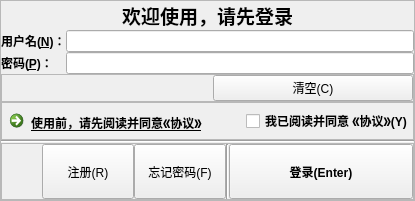
       <widget class="QWidget" name="tab_Login">
        <attribute name="title">
         <string>登录</string>
        </attribute>
        <layout class="QVBoxLayout" name="verticalLayout_3">
         <property name="spacing">
          <number>0</number>
         </property>
         <property name="leftMargin">
          <number>0</number>
         </property>
         <property name="topMargin">
          <number>0</number>
         </property>
         <property name="rightMargin">
          <number>0</number>
         </property>
         <property name="bottomMargin">
          <number>0</number>
         </property>
         <item>
          <widget class="QFrame" name="frame_Login">
           <property name="frameShape">
            <enum>QFrame::StyledPanel</enum>
           </property>
           <property name="frameShadow">
            <enum>QFrame::Raised</enum>
           </property>
           <layout class="QVBoxLayout" name="verticalLayout_2">
            <property name="spacing">
             <number>0</number>
            </property>
            <property name="leftMargin">
             <number>0</number>
            </property>
            <property name="topMargin">
             <number>0</number>
            </property>
            <property name="rightMargin">
             <number>0</number>
            </property>
            <property name="bottomMargin">
             <number>0</number>
            </property>
            <item>
             <layout class="QVBoxLayout" name="verticalLayout">
              <property name="spacing">
               <number>0</number>
              </property>
              <item>
               <widget class="QLabel" name="label_welcome">
                <property name="sizePolicy">
                 <sizepolicy hsizetype="Preferred" vsizetype="Minimum">
                  <horstretch>0</horstretch>
                  <verstretch>0</verstretch>
                 </sizepolicy>
                </property>
                <property name="maximumSize">
                 <size>
                  <width>16777215</width>
                  <height>50</height>
                 </size>
                </property>
                <property name="font">
                 <font>
                  <pointsize>14</pointsize>
                  <bold>true</bold>
                 </font>
                </property>
                <property name="text">
                 <string>欢迎使用，请先登录</string>
                </property>
                <property name="alignment">
                 <set>Qt::AlignHCenter|Qt::AlignTop</set>
                </property>
               </widget>
              </item>
              <item>
               <widget class="QFrame" name="username_and_password">
                <property name="maximumSize">
                 <size>
                  <width>16777215</width>
                  <height>200</height>
                 </size>
                </property>
                <layout class="QGridLayout" name="gridLayout_3">
                 <property name="leftMargin">
                  <number>0</number>
                 </property>
                 <property name="topMargin">
                  <number>0</number>
                 </property>
                 <property name="rightMargin">
                  <number>0</number>
                 </property>
                 <property name="bottomMargin">
                  <number>0</number>
                 </property>
                 <property name="spacing">
                  <number>0</number>
                 </property>
                 <item row="0" column="0">
                  <widget class="QLabel" name="label_username">
                   <property name="font">
                    <font>
                     <bold>true</bold>
                    </font>
                   </property>
                   <property name="text">
                    <string>用户名(&amp;N)：</string>
                   </property>
                   <property name="alignment">
                    <set>Qt::AlignLeading|Qt::AlignLeft|Qt::AlignVCenter</set>
                   </property>
                   <property name="buddy">
                    <cstring>lineEdit_username</cstring>
                   </property>
                  </widget>
                 </item>
                 <item row="0" column="1">
                  <widget class="QLineEdit" name="lineEdit_username"/>
                 </item>
                 <item row="1" column="0">
                  <widget class="QLabel" name="label_password">
                   <property name="font">
                    <font>
                     <bold>true</bold>
                    </font>
                   </property>
                   <property name="text">
                    <string>密码(&amp;P)：</string>
                   </property>
                   <property name="alignment">
                    <set>Qt::AlignLeading|Qt::AlignLeft|Qt::AlignVCenter</set>
                   </property>
                   <property name="buddy">
                    <cstring>lineEdit_password</cstring>
                   </property>
                  </widget>
                 </item>
                 <item row="1" column="1">
                  <widget class="QLineEdit" name="lineEdit_password">
                   <property name="alignment">
                    <set>Qt::AlignLeading|Qt::AlignLeft|Qt::AlignVCenter</set>
                   </property>
                  </widget>
                 </item>
                </layout>
               </widget>
              </item>
              <item>
               <widget class="QFrame" name="frame">
                <property name="sizePolicy">
                 <sizepolicy hsizetype="Preferred" vsizetype="Preferred">
                  <horstretch>0</horstretch>
                  <verstretch>0</verstretch>
                 </sizepolicy>
                </property>
                <property name="maximumSize">
                 <size>
                  <width>16777215</width>
                  <height>100</height>
                 </size>
                </property>
                <property name="frameShape">
                 <enum>QFrame::StyledPanel</enum>
                </property>
                <property name="frameShadow">
                 <enum>QFrame::Raised</enum>
                </property>
                <layout class="QHBoxLayout" name="horizontalLayout_3">
                 <property name="spacing">
                  <number>0</number>
                 </property>
                 <property name="leftMargin">
                  <number>0</number>
                 </property>
                 <property name="topMargin">
                  <number>0</number>
                 </property>
                 <property name="rightMargin">
                  <number>0</number>
                 </property>
                 <property name="bottomMargin">
                  <number>0</number>
                 </property>
                 <item>
                  <spacer name="horizontalSpacer_2">
                   <property name="orientation">
                    <enum>Qt::Horizontal</enum>
                   </property>
                   <property name="sizeHint" stdset="0">
                    <size>
                     <width>40</width>
                     <height>20</height>
                    </size>
                   </property>
                  </spacer>
                 </item>
                 <item>
                  <widget class="QPushButton" name="pushButton_clear_username_and_password">
                   <property name="sizePolicy">
                    <sizepolicy hsizetype="Expanding" vsizetype="Expanding">
                     <horstretch>0</horstretch>
                     <verstretch>1</verstretch>
                    </sizepolicy>
                   </property>
                   <property name="maximumSize">
                    <size>
                     <width>200</width>
                     <height>50</height>
                    </size>
                   </property>
                   <property name="text">
                    <string>清空(C)</string>
                   </property>
                   <property name="shortcut">
                    <string>Alt+C</string>
                   </property>
                  </widget>
                 </item>
                </layout>
               </widget>
              </item>
              <item>
               <widget class="QFrame" name="frame_agreement">
                <property name="sizePolicy">
                 <sizepolicy hsizetype="Minimum" vsizetype="Minimum">
                  <horstretch>0</horstretch>
                  <verstretch>0</verstretch>
                 </sizepolicy>
                </property>
                <property name="maximumSize">
                 <size>
                  <width>16777215</width>
                  <height>50</height>
                 </size>
                </property>
                <property name="frameShape">
                 <enum>QFrame::StyledPanel</enum>
                </property>
                <property name="frameShadow">
                 <enum>QFrame::Raised</enum>
                </property>
                <layout class="QHBoxLayout" name="horizontalLayout">
                 <property name="spacing">
                  <number>0</number>
                 </property>
                 <property name="leftMargin">
                  <number>0</number>
                 </property>
                 <property name="topMargin">
                  <number>0</number>
                 </property>
                 <property name="rightMargin">
                  <number>0</number>
                 </property>
                 <property name="bottomMargin">
                  <number>0</number>
                 </property>
                 <item>
                  <widget class="QCommandLinkButton" name="commandLinkButton_goto_read_agreement">
                   <property name="sizePolicy">
                    <sizepolicy hsizetype="Minimum" vsizetype="Minimum">
                     <horstretch>0</horstretch>
                     <verstretch>0</verstretch>
                    </sizepolicy>
                   </property>
                   <property name="maximumSize">
                    <size>
                     <width>16777215</width>
                     <height>16777215</height>
                    </size>
                   </property>
                   <property name="font">
                    <font>
                     <family>Segoe UI</family>
                     <underline>true</underline>
                    </font>
                   </property>
                   <property name="layoutDirection">
                    <enum>Qt::LeftToRight</enum>
                   </property>
                   <property name="text">
                    <string>使用前，请先阅读并同意《协议》</string>
                   </property>
                   <property name="iconSize">
                    <size>
                     <width>16</width>
                     <height>20</height>
                    </size>
                   </property>
                  </widget>
                 </item>
                 <item>
                  <spacer name="horizontalSpacer_3">
                   <property name="orientation">
                    <enum>Qt::Horizontal</enum>
                   </property>
                   <property name="sizeHint" stdset="0">
                    <size>
                     <width>40</width>
                     <height>20</height>
                    </size>
                   </property>
                  </spacer>
                 </item>
                 <item>
                  <widget class="QCheckBox" name="checkBox_agree_agreement">
                   <property name="font">
                    <font>
                     <bold>true</bold>
                    </font>
                   </property>
                   <property name="text">
                    <string>我已阅读并同意 《协议》(Y)</string>
                   </property>
                   <property name="shortcut">
                    <string>Alt+Y</string>
                   </property>
                  </widget>
                 </item>
                </layout>
               </widget>
              </item>
              <item>
               <widget class="Line" name="line">
                <property name="orientation">
                 <enum>Qt::Horizontal</enum>
                </property>
               </widget>
              </item>
              <item>
               <widget class="QFrame" name="frame_buttons">
                <property name="sizePolicy">
                 <sizepolicy hsizetype="Preferred" vsizetype="Expanding">
                  <horstretch>0</horstretch>
                  <verstretch>2</verstretch>
                 </sizepolicy>
                </property>
                <property name="maximumSize">
                 <size>
                  <width>16777215</width>
                  <height>100</height>
                 </size>
                </property>
                <property name="frameShape">
                 <enum>QFrame::StyledPanel</enum>
                </property>
                <property name="frameShadow">
                 <enum>QFrame::Raised</enum>
                </property>
                <layout class="QHBoxLayout" name="horizontalLayout_2">
                 <property name="spacing">
                  <number>0</number>
                 </property>
                 <property name="leftMargin">
                  <number>0</number>
                 </property>
                 <property name="topMargin">
                  <number>0</number>
                 </property>
                 <property name="rightMargin">
                  <number>0</number>
                 </property>
                 <property name="bottomMargin">
                  <number>0</number>
                 </property>
                 <item>
                  <spacer name="horizontalSpacer">
                   <property name="orientation">
                    <enum>Qt::Horizontal</enum>
                   </property>
                   <property name="sizeHint" stdset="0">
                    <size>
                     <width>40</width>
                     <height>20</height>
                    </size>
                   </property>
                  </spacer>
                 </item>
                 <item>
                  <widget class="QPushButton" name="pushButton_goto_registration">
                   <property name="sizePolicy">
                    <sizepolicy hsizetype="Expanding" vsizetype="Expanding">
                     <horstretch>1</horstretch>
                     <verstretch>0</verstretch>
                    </sizepolicy>
                   </property>
                   <property name="maximumSize">
                    <size>
                     <width>200</width>
                     <height>16777215</height>
                    </size>
                   </property>
                   <property name="text">
                    <string>注册(R)</string>
                   </property>
                   <property name="shortcut">
                    <string>Alt+R</string>
                   </property>
                  </widget>
                 </item>
                 <item>
                  <widget class="QPushButton" name="pushButton_goto_forgot_password">
                   <property name="sizePolicy">
                    <sizepolicy hsizetype="Expanding" vsizetype="Expanding">
                     <horstretch>1</horstretch>
                     <verstretch>0</verstretch>
                    </sizepolicy>
                   </property>
                   <property name="maximumSize">
                    <size>
                     <width>200</width>
                     <height>16777215</height>
                    </size>
                   </property>
                   <property name="text">
                    <string>忘记密码(F)</string>
                   </property>
                   <property name="shortcut">
                    <string>Alt+F</string>
                   </property>
                  </widget>
                 </item>
                 <item>
                  <widget class="Line" name="line_2">
                   <property name="sizePolicy">
                    <sizepolicy hsizetype="Expanding" vsizetype="Minimum">
                     <horstretch>0</horstretch>
                     <verstretch>0</verstretch>
                    </sizepolicy>
                   </property>
                   <property name="maximumSize">
                    <size>
                     <width>50</width>
                     <height>16777215</height>
                    </size>
                   </property>
                   <property name="orientation">
                    <enum>Qt::Vertical</enum>
                   </property>
                  </widget>
                 </item>
                 <item>
                  <widget class="QPushButton" name="pushButton_login">
                   <property name="enabled">
                    <bool>true</bool>
                   </property>
                   <property name="sizePolicy">
                    <sizepolicy hsizetype="Expanding" vsizetype="Expanding">
                     <horstretch>2</horstretch>
                     <verstretch>0</verstretch>
                    </sizepolicy>
                   </property>
                   <property name="minimumSize">
                    <size>
                     <width>0</width>
                     <height>50</height>
                    </size>
                   </property>
                   <property name="font">
                    <font>
                     <pointsize>9</pointsize>
                     <bold>true</bold>
                    </font>
                   </property>
                   <property name="toolTip">
                    <string>勾选同意《协议》才能登录</string>
                   </property>
                   <property name="statusTip">
                    <string/>
                   </property>
                   <property name="text">
                    <string>登录(Enter)</string>
                   </property>
                   <property name="shortcut">
                    <string>Return</string>
                   </property>
                   <property name="checkable">
                    <bool>false</bool>
                   </property>
                  </widget>
                 </item>
                </layout>
               </widget>
              </item>
             </layout>
            </item>
           </layout>
          </widget>
         </item>
        </layout>
       </widget>
